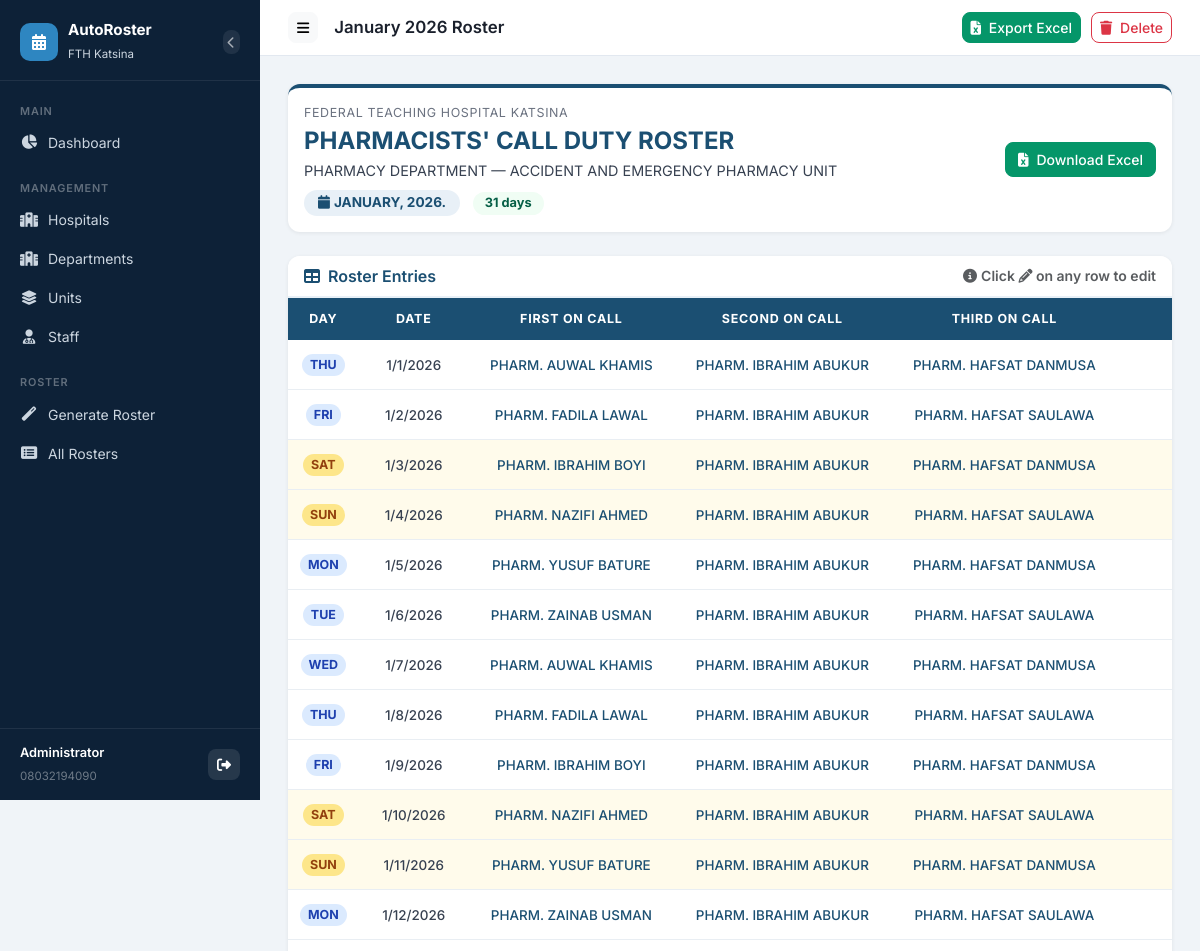
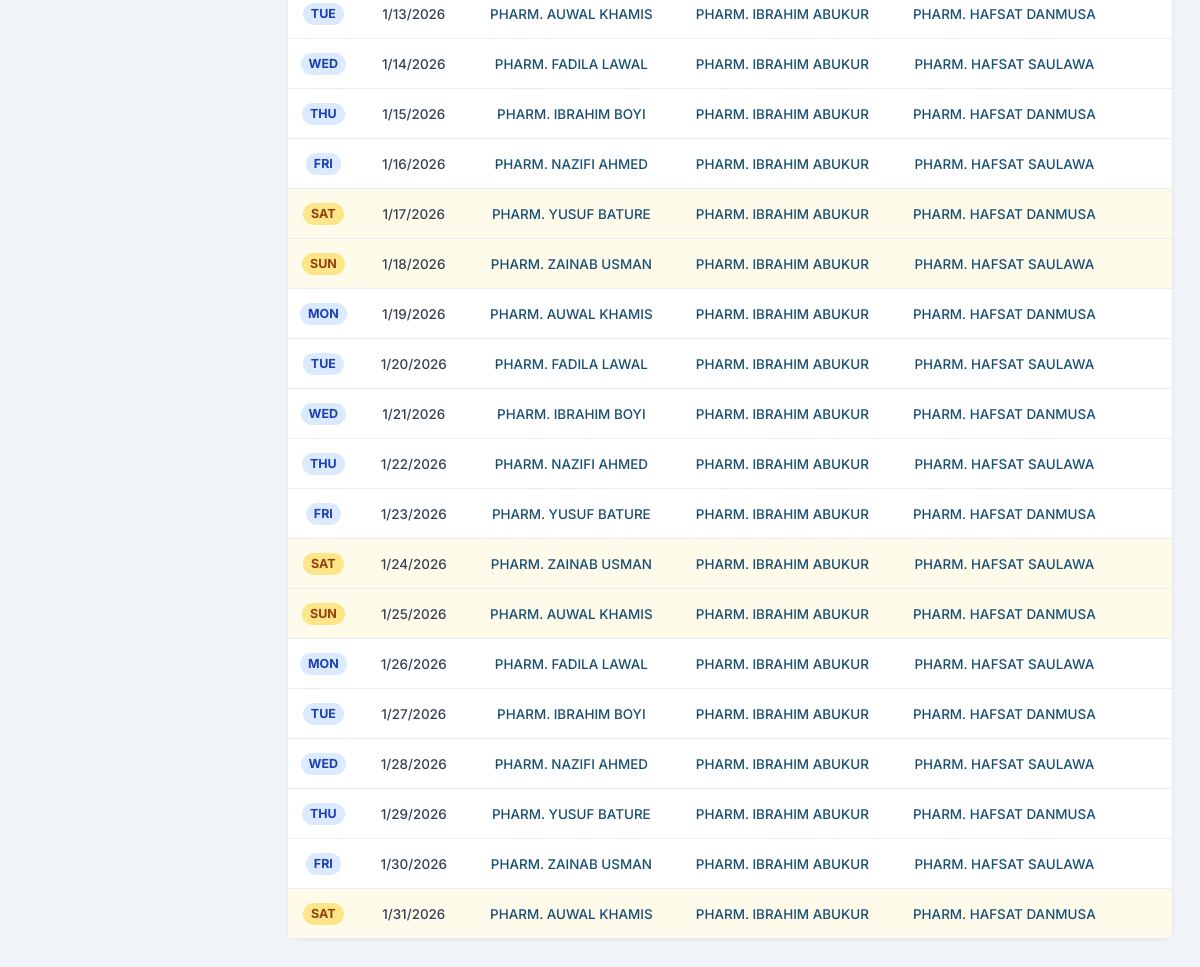
Page /rosters/1/ (signed in) on the committed database (2 pictures, top to bottom).
### accounts/models.py (models this page shows)
class User(AbstractBaseUser, PermissionsMixin):
    phone_number = models.CharField(max_length=20, unique=True)
    full_name = models.CharField(max_length=200, blank=True)
    is_active = models.BooleanField(default=True)
    is_staff = models.BooleanField(default=False)
    date_joined = models.DateTimeField(auto_now_add=True)
    objects = UserManager()
    USERNAME_FIELD = 'phone_number'
    REQUIRED_FIELDS = []
    def __str__(self):
        return self.full_name or self.phone_number

### roster/models.py (models this page shows, shortened)
class Roster(models.Model):
    unit = models.ForeignKey(Unit, on_delete=models.CASCADE, related_name='rosters')
    roster_title = models.CharField(max_length=200, default="PHARMACISTS' CALL DUTY ROSTER")
    month = models.IntegerField(choices=MONTH_CHOICES)
    year = models.IntegerField()
    num_slots = models.IntegerField(default=3, choices=[(1, '1 Slot'), (2, '2 Slots'), (3, '3 Slots')])
    slot1_label = models.CharField(max_length=100, default='FIRST ON CALL')
    slot2_label = models.CharField(max_length=100, default='SECOND ON CALL')
    slot3_label = models.CharField(max_length=100, default='THIRD ON CALL')
    created_at = models.DateTimeField(auto_now_add=True)
    updated_at = models.DateTimeField(auto_now=True)
    def __str__(self):
        return f"{self.roster_title} — {self.get_month_display()} {self.year}"
    @property
    def month_year_display(self):
        return f"{calendar.month_name[self.month].upper()}, {self.year}."
    class Meta:
        ordering = ['-year', '-month']
        unique_together = ['unit', 'month', 'year']

class Unit(models.Model):
    department = models.ForeignKey(Department, on_delete=models.CASCADE, related_name='units')
    unit_name = models.CharField(max_length=200)
    class Meta:
        ordering = ['department__department_name', 'unit_name']

class Department(models.Model):
    hospital = models.ForeignKey(Hospital, on_delete=models.CASCADE, related_name='departments')
    department_name = models.CharField(max_length=200, default='PHARMACY DEPARTMENT')
    class Meta:
        ordering = ['hospital__name', 'department_name']

class Hospital(models.Model):
    name = models.CharField(max_length=200, unique=True)
    address = models.CharField(max_length=300, blank=True)
    class Meta:
        ordering = ['name']

class RosterEntry(models.Model):
    roster = models.ForeignKey(Roster, on_delete=models.CASCADE, related_name='entries')
    date = models.DateField()
    slot1 = models.ForeignKey(Staff, null=True, blank=True, on_delete=models.SET_NULL, related_name='slot1_entries')
    slot2 = models.ForeignKey(Staff, null=True, blank=True, on_delete=models.SET_NULL, related_name='slot2_entries')
    slot3 = models.ForeignKey(Staff, null=True, blank=True, on_delete=models.SET_NULL, related_name='slot3_entries')
    @property
    def day_abbr(self):
        return self.date.strftime('%a').upper()
    @property
    def date_display(self):
        return f"{self.date.month}/{self.date.day}/{self.date.year}"
    class Meta:
        ordering = ['date']
        unique_together = ['roster', 'date']

class Staff(models.Model):
    unit = models.ForeignKey(Unit, on_delete=models.CASCADE, related_name='staff')
    title = models.CharField(max_length=50, default='PHARM.')
    name = models.CharField(max_length=200, help_text='Full name e.g. IBRAHIM ABUKUR')
    is_active = models.BooleanField(default=True)
    @property
    def display_name(self):
        return f"{self.title} {self.name}".upper()
    class Meta:
        ordering = ['name']
        verbose_name_plural = 'Staff'

### roster/views.py (the view)
# urls.py: path('rosters/<int:pk>/', views.roster_detail, name='roster_detail'),
@login_required
def roster_detail(request, pk):
    roster = get_object_or_404(Roster, pk=pk)
    entries = roster.entries.select_related('slot1', 'slot2', 'slot3').order_by('date')
    all_staff = Staff.objects.filter(unit=roster.unit, is_active=True)
    return render(request, 'roster/roster_detail.html', {
        'roster': roster,
        'entries': entries,
        'all_staff': all_staff,
    })

### roster/templates/roster/roster_detail.html (shortened to what this page needs)
{% extends 'roster/base.html' %}
{% block page_title %}{{ roster.get_month_display }} {{ roster.year }} Roster{% endblock %}
{% block topbar_actions %}
  <a href="{% url 'roster_export' roster.pk %}" class="btn btn-success btn-sm">
    <i class="fas fa-file-excel me-1"></i> Export Excel
  </a>
  <a href="{% url 'roster_delete' roster.pk %}" class="btn btn-outline-danger btn-sm">
    <i class="fas fa-trash me-1"></i> Delete
  </a>
{% endblock %}
{% block content %}
<div class="card mb-4" style="border-top: 4px solid #1B4F72;">
  <div class="card-body">
    <div class="row align-items-center">
      <div class="col-md-8">
        <div style="font-size:.78rem;color:#6b7280;text-transform:uppercase;letter-spacing:.05em;margin-bottom:4px;">
          {{ roster.unit.department.hospital.name }}
        </div>
        <h4 style="font-weight:700;color:#1B4F72;margin-bottom:4px;">{{ roster.roster_title }}</h4>
        <div style="font-size:.9rem;color:#374151;">
          {{ roster.unit.department.department_name }} &mdash; {{ roster.unit.unit_name }}
        </div>
        <div class="mt-2">
          <span class="badge" style="background:#e8f0f7;color:#1B4F72;font-size:.85rem;padding:6px 14px;border-radius:20px;">
            <i class="fas fa-calendar me-1"></i>{{ roster.month_year_display }}
          </span>
          <span class="badge ms-2" style="background:#f0fdf4;color:#065f46;font-size:.8rem;padding:5px 12px;border-radius:20px;">
            {{ entries.count }} days
          </span>
        </div>
      </div>
      <div class="col-md-4 text-md-end mt-3 mt-md-0">
        <a href="{% url 'roster_export' roster.pk %}" class="btn btn-success">
          <i class="fas fa-file-excel me-2"></i>Download Excel
        </a>
      </div>
    </div>
  </div>
</div>
<div class="card">
  <div class="card-header d-flex align-items-center justify-content-between" style="background:#fff;border-bottom:2px solid #e8f0f7;">
    <span style="font-weight:600;color:#1B4F72;"><i class="fas fa-table me-2"></i>Roster Entries</span>
    <small class="text-muted"><i class="fas fa-info-circle me-1"></i>Click <i class="fas fa-pencil-alt"></i> on any row to edit</small>
  </div>
  <div class="card-body p-0">
    <div class="table-responsive">
      <table class="roster-view-table">
        <thead>
          <tr>
            <th style="width:60px;">Day</th>
            <th style="width:110px;">Date</th>
            <th>{{ roster.slot1_label }}</th>
            {% if roster.num_slots >= 2 %}<th>{{ roster.slot2_label }}</th>{% endif %}
            {% if roster.num_slots >= 3 %}<th>{{ roster.slot3_label }}</th>{% endif %}
            <th style="width:50px;"></th>
          </tr>
        </thead>
        <tbody>
          {% for entry in entries %}
          {% with is_weekend=entry.date.weekday|add:0 %}
          <tr class="{% if entry.date.weekday >= 5 %}weekend{% endif %}" id="row-{{ entry.pk }}">
            <td>
              <span class="day-badge {% if entry.date.weekday >= 5 %}day-weekend{% else %}day-weekday{% endif %}">
                {{ entry.day_abbr }}
              </span>
            </td>
            <td style="font-weight:500;color:#374151;">{{ entry.date_display }}</td>
            <td class="staff-cell" id="s1-{{ entry.pk }}">
              {% if entry.slot1 %}{{ entry.slot1.display_name }}{% else %}<span class="empty-cell">—</span>{% endif %}
            </td>
            {% if roster.num_slots >= 2 %}
            <td class="staff-cell" id="s2-{{ entry.pk }}">
              {% if entry.slot2 %}{{ entry.slot2.display_name }}{% else %}<span class="empty-cell">—</span>{% endif %}
            </td>
            {% endif %}
            {% if roster.num_slots >= 3 %}
            <td class="staff-cell" id="s3-{{ entry.pk }}">
              {% if entry.slot3 %}{{ entry.slot3.display_name }}{% else %}<span class="empty-cell">—</span>{% endif %}
            </td>
            {% endif %}
            <td>
            </td>
          </tr>
          {% endwith %}
          {% endfor %}
        </tbody>
      </table>
    </div>
  </div>
</div>
{% endblock %}

### roster/templates/roster/base.html (shortened to what this page needs)
<!DOCTYPE html>
<html lang="en">
<head>
  <link href="https://cdn.jsdelivr.net/npm/bootstrap@5.3.3/dist/css/bootstrap.min.css" rel="stylesheet">
  <link href="https://cdnjs.cloudflare.com/ajax/libs/font-awesome/6.5.0/css/all.min.css" rel="stylesheet">
</head>
<body>
<nav id="sidebar">
  <div class="sidebar-brand d-flex align-items-center justify-content-between">
    <div class="d-flex align-items-center">
      <div class="sidebar-logo">
        <i class="fas fa-calendar-alt text-white"></i>
      </div>
      <div>
        <h5>AutoRoster</h5>
        <small>FTH Katsina</small>
      </div>
    </div>
    <button id="sidebarClose" class="btn btn-sm p-1 ms-2" style="background:rgba(255,255,255,0.08);color:rgba(255,255,255,0.6);line-height:1;" title="Collapse sidebar">
      <i class="fas fa-chevron-left" style="font-size:0.75rem;"></i>
    </button>
  </div>
  <div class="sidebar-nav">
    <div class="nav-section-label">Main</div>
    <a href="{% url 'dashboard' %}" class="nav-link {% if request.resolver_match.url_name == 'dashboard' %}active{% endif %}">
      <i class="fas fa-chart-pie"></i> Dashboard
    </a>
    <div class="nav-section-label mt-2">Management</div>
    <a href="{% url 'hospital_list' %}" class="nav-link {% if 'hospital' in request.resolver_match.url_name %}active{% endif %}">
      <i class="fas fa-hospital-alt"></i> Hospitals
    </a>
    <a href="{% url 'department_list' %}" class="nav-link {% if 'department' in request.resolver_match.url_name %}active{% endif %}">
      <i class="fas fa-hospital"></i> Departments
    </a>
    <a href="{% url 'unit_list' %}" class="nav-link {% if 'unit' in request.resolver_match.url_name %}active{% endif %}">
      <i class="fas fa-layer-group"></i> Units
    </a>
    <a href="{% url 'staff_list' %}" class="nav-link {% if 'staff' in request.resolver_match.url_name and 'api' not in request.resolver_match.url_name %}active{% endif %}">
      <i class="fas fa-user-md"></i> Staff
    </a>
    <div class="nav-section-label mt-2">Roster</div>
    <a href="{% url 'roster_generate' %}" class="nav-link {% if request.resolver_match.url_name == 'roster_generate' %}active{% endif %}">
      <i class="fas fa-magic"></i> Generate Roster
    </a>
    <a href="{% url 'roster_list' %}" class="nav-link {% if request.resolver_match.url_name == 'roster_list' %}active{% endif %}">
      <i class="fas fa-list-alt"></i> All Rosters
    </a>
  </div>
  <div class="sidebar-footer">
    <div class="d-flex align-items-center justify-content-between">
      <div>
        <div style="color:#fff;font-size:.8rem;font-weight:600;">{{ request.user }}</div>
        <small style="color:rgba(255,255,255,0.4);">{{ request.user.phone_number }}</small>
      </div>
      <a href="{% url 'logout' %}" class="btn btn-sm" style="background:rgba(255,255,255,0.1);color:#fff;" title="Logout">
        <i class="fas fa-sign-out-alt"></i>
      </a>
    </div>
  </div>
</nav>
<div id="main-content">
  <div class="topbar">
    <div class="d-flex align-items-center gap-3">
      <button class="btn btn-sm btn-light" id="sidebarToggle" title="Toggle sidebar">
        <i class="fas fa-bars"></i>
      </button>
      <span class="topbar-title">{% block page_title %}Dashboard{% endblock %}</span>
    </div>
    <div class="topbar-actions">
      {% block topbar_actions %}{% endblock %}
    </div>
  </div>
  <div class="page-content">
    {% block content %}{% endblock %}
  </div>
</div>
</body>
</html>

### roster/templates/roster/base.html (style rules this page uses)
:root { --sidebar-width: 260px; --primary: #1B4F72; --primary-dark: #154360; --accent: #2E86C1; --sidebar-bg: #0d2137; --sidebar-text: #ccd6e0; --sidebar-hover: rgba(46,134,193,0.18); --sidebar-active: rgba(46,134,193,0.32); }
* { font-family: 'Inter', sans-serif; }
body { background: #f0f4f8; min-height: 100vh; }
#sidebar { width: var(--sidebar-width); min-height: 100vh; background: var(--sidebar-bg); position: fixed; top: 0; left: 0; z-index: 1000; display: flex; flex-direction: column; transition: transform 0.3s ease; }
.sidebar-brand { padding: 20px 20px 16px; border-bottom: 1px solid rgba(255,255,255,0.08); }
.sidebar-brand h5 { color: #fff; font-weight: 700; font-size: 0.95rem; margin: 0; line-height: 1.3; }
.sidebar-brand small { color: var(--sidebar-text); font-size: 0.72rem; }
.sidebar-logo { width: 38px; height: 38px; background: var(--accent); border-radius: 10px; display: flex; align-items: center; justify-content: center; margin-right: 10px; flex-shrink: 0; }
.sidebar-nav { padding: 12px 0; flex: 1; overflow-y: auto; }
.nav-section-label { color: rgba(255,255,255,0.35); font-size: 0.68rem; font-weight: 600; text-transform: uppercase; letter-spacing: 0.08em; padding: 10px 20px 4px; }
.sidebar-nav .nav-link { color: var(--sidebar-text); padding: 9px 20px; border-radius: 0; font-size: 0.875rem; display: flex; align-items: center; gap: 10px; transition: all 0.18s; }
.sidebar-nav .nav-link i { width: 18px; text-align: center; font-size: 0.9rem; }
.sidebar-footer { padding: 14px 20px; border-top: 1px solid rgba(255,255,255,0.08); }
.sidebar-footer small { color: rgba(255,255,255,0.3); font-size: 0.72rem; }
#main-content { margin-left: var(--sidebar-width); min-height: 100vh; display: flex; flex-direction: column; }
.topbar { background: #fff; border-bottom: 1px solid #e2e8f0; padding: 12px 28px; display: flex; align-items: center; justify-content: space-between; position: sticky; top: 0; z-index: 500; }
.topbar-title { font-weight: 600; color: #1a202c; font-size: 1.05rem; }
.topbar-actions { display: flex; align-items: center; gap: 10px; }
.page-content { padding: 28px; flex: 1; }
.card { border: none; border-radius: 12px; box-shadow: 0 1px 4px rgba(0,0,0,0.07); }
.card-header { border-radius: 12px 12px 0 0 !important; font-weight: 600; }
.btn { border-radius: 8px; font-size: 0.875rem; font-weight: 500; }
.btn-success { background: #059669; border-color: #059669; }
#sidebar { transition: transform 0.3s ease; }
#main-content { transition: margin-left 0.3s ease; }

### roster/templates/roster/roster_detail.html (style rules this page uses)
.roster-view-table { width: 100%; border-collapse: collapse; }
.roster-view-table th { background: #1B4F72; color: #fff; font-size: .78rem; font-weight: 700; text-transform: uppercase; letter-spacing: .06em; padding: 12px 14px; text-align: center; }
.roster-view-table td { padding: 9px 12px; text-align: center; font-size: .84rem; border-bottom: 1px solid #e9eef3; vertical-align: middle; }
.roster-view-table .weekend td { background: #fffbeb; }
.day-badge { display: inline-block; padding: 2px 8px; border-radius: 12px; font-weight: 700; font-size: .78rem; }
.day-weekday { background: #dbeafe; color: #1e40af; }
.day-weekend { background: #fde68a; color: #92400e; }
.staff-cell { font-weight: 500; color: #1B4F72; }

### rows in the picture
User: user "Administrator", user.phone_number "08032194090"
Roster: month "January", year "2026", unit.department.hospital.name "FEDERAL TEACHING HOSPITAL KATSINA", roster_title "PHARMACISTS' CALL DUTY ROSTER", unit.department.department_name "PHARMACY DEPARTMENT", unit.unit_name "ACCIDENT AND EMERGENCY PHARMACY UNIT", month_year_display "JANUARY, 2026.", slot1_label "FIRST ON CALL", slot2_label "SECOND ON CALL", slot3_label "THIRD ON CALL"
RosterEntry: day_abbr "THU", date_display "1/1/2026", slot1.display_name "PHARM. AUWAL KHAMIS", slot2.display_name "PHARM. IBRAHIM ABUKUR", slot3.display_name "PHARM. HAFSAT DANMUSA"
RosterEntry: day_abbr "FRI", date_display "1/2/2026", slot1.display_name "PHARM. FADILA LAWAL", slot2.display_name "PHARM. IBRAHIM ABUKUR", slot3.display_name "PHARM. HAFSAT SAULAWA"
RosterEntry: day_abbr "SAT", date_display "1/3/2026", slot1.display_name "PHARM. IBRAHIM BOYI", slot2.display_name "PHARM. IBRAHIM ABUKUR", slot3.display_name "PHARM. HAFSAT DANMUSA"
RosterEntry: day_abbr "SUN", date_display "1/4/2026", slot1.display_name "PHARM. NAZIFI AHMED", slot2.display_name "PHARM. IBRAHIM ABUKUR", slot3.display_name "PHARM. HAFSAT SAULAWA"
RosterEntry: day_abbr "MON", date_display "1/5/2026", slot1.display_name "PHARM. YUSUF BATURE", slot2.display_name "PHARM. IBRAHIM ABUKUR", slot3.display_name "PHARM. HAFSAT DANMUSA"
RosterEntry: day_abbr "TUE", date_display "1/6/2026", slot1.display_name "PHARM. ZAINAB USMAN", slot2.display_name "PHARM. IBRAHIM ABUKUR", slot3.display_name "PHARM. HAFSAT SAULAWA"
RosterEntry: day_abbr "WED", date_display "1/7/2026", slot1.display_name "PHARM. AUWAL KHAMIS", slot2.display_name "PHARM. IBRAHIM ABUKUR", slot3.display_name "PHARM. HAFSAT DANMUSA"
RosterEntry: day_abbr "THU", date_display "1/8/2026", slot1.display_name "PHARM. FADILA LAWAL", slot2.display_name "PHARM. IBRAHIM ABUKUR", slot3.display_name "PHARM. HAFSAT SAULAWA"
RosterEntry: day_abbr "FRI", date_display "1/9/2026", slot1.display_name "PHARM. IBRAHIM BOYI", slot2.display_name "PHARM. IBRAHIM ABUKUR", slot3.display_name "PHARM. HAFSAT DANMUSA"
RosterEntry: day_abbr "SAT", date_display "1/10/2026", slot1.display_name "PHARM. NAZIFI AHMED", slot2.display_name "PHARM. IBRAHIM ABUKUR", slot3.display_name "PHARM. HAFSAT SAULAWA"
RosterEntry: day_abbr "SUN", date_display "1/11/2026", slot1.display_name "PHARM. YUSUF BATURE", slot2.display_name "PHARM. IBRAHIM ABUKUR", slot3.display_name "PHARM. HAFSAT DANMUSA"
RosterEntry: day_abbr "MON", date_display "1/12/2026", slot1.display_name "PHARM. ZAINAB USMAN", slot2.display_name "PHARM. IBRAHIM ABUKUR", slot3.display_name "PHARM. HAFSAT SAULAWA"
RosterEntry: day_abbr "TUE", date_display "1/13/2026", slot1.display_name "PHARM. AUWAL KHAMIS", slot2.display_name "PHARM. IBRAHIM ABUKUR", slot3.display_name "PHARM. HAFSAT DANMUSA"
RosterEntry: day_abbr "WED", date_display "1/14/2026", slot1.display_name "PHARM. FADILA LAWAL", slot2.display_name "PHARM. IBRAHIM ABUKUR", slot3.display_name "PHARM. HAFSAT SAULAWA"
RosterEntry: day_abbr "THU", date_display "1/15/2026", slot1.display_name "PHARM. IBRAHIM BOYI", slot2.display_name "PHARM. IBRAHIM ABUKUR", slot3.display_name "PHARM. HAFSAT DANMUSA"
RosterEntry: day_abbr "FRI", date_display "1/16/2026", slot1.display_name "PHARM. NAZIFI AHMED", slot2.display_name "PHARM. IBRAHIM ABUKUR", slot3.display_name "PHARM. HAFSAT SAULAWA"
RosterEntry: day_abbr "SAT", date_display "1/17/2026", slot1.display_name "PHARM. YUSUF BATURE", slot2.display_name "PHARM. IBRAHIM ABUKUR", slot3.display_name "PHARM. HAFSAT DANMUSA"
RosterEntry: day_abbr "SUN", date_display "1/18/2026", slot1.display_name "PHARM. ZAINAB USMAN", slot2.display_name "PHARM. IBRAHIM ABUKUR", slot3.display_name "PHARM. HAFSAT SAULAWA"
RosterEntry: day_abbr "MON", date_display "1/19/2026", slot1.display_name "PHARM. AUWAL KHAMIS", slot2.display_name "PHARM. IBRAHIM ABUKUR", slot3.display_name "PHARM. HAFSAT DANMUSA"
RosterEntry: day_abbr "TUE", date_display "1/20/2026", slot1.display_name "PHARM. FADILA LAWAL", slot2.display_name "PHARM. IBRAHIM ABUKUR", slot3.display_name "PHARM. HAFSAT SAULAWA"
RosterEntry: day_abbr "WED", date_display "1/21/2026", slot1.display_name "PHARM. IBRAHIM BOYI", slot2.display_name "PHARM. IBRAHIM ABUKUR", slot3.display_name "PHARM. HAFSAT DANMUSA"
RosterEntry: day_abbr "THU", date_display "1/22/2026", slot1.display_name "PHARM. NAZIFI AHMED", slot2.display_name "PHARM. IBRAHIM ABUKUR", slot3.display_name "PHARM. HAFSAT SAULAWA"
RosterEntry: day_abbr "FRI", date_display "1/23/2026", slot1.display_name "PHARM. YUSUF BATURE", slot2.display_name "PHARM. IBRAHIM ABUKUR", slot3.display_name "PHARM. HAFSAT DANMUSA"
RosterEntry: day_abbr "SAT", date_display "1/24/2026", slot1.display_name "PHARM. ZAINAB USMAN", slot2.display_name "PHARM. IBRAHIM ABUKUR", slot3.display_name "PHARM. HAFSAT SAULAWA"
RosterEntry: day_abbr "SUN", date_display "1/25/2026", slot1.display_name "PHARM. AUWAL KHAMIS", slot2.display_name "PHARM. IBRAHIM ABUKUR", slot3.display_name "PHARM. HAFSAT DANMUSA"
RosterEntry: day_abbr "MON", date_display "1/26/2026", slot1.display_name "PHARM. FADILA LAWAL", slot2.display_name "PHARM. IBRAHIM ABUKUR", slot3.display_name "PHARM. HAFSAT SAULAWA"
RosterEntry: day_abbr "TUE", date_display "1/27/2026", slot1.display_name "PHARM. IBRAHIM BOYI", slot2.display_name "PHARM. IBRAHIM ABUKUR", slot3.display_name "PHARM. HAFSAT DANMUSA"
RosterEntry: day_abbr "WED", date_display "1/28/2026", slot1.display_name "PHARM. NAZIFI AHMED", slot2.display_name "PHARM. IBRAHIM ABUKUR", slot3.display_name "PHARM. HAFSAT SAULAWA"
RosterEntry: day_abbr "THU", date_display "1/29/2026", slot1.display_name "PHARM. YUSUF BATURE", slot2.display_name "PHARM. IBRAHIM ABUKUR", slot3.display_name "PHARM. HAFSAT DANMUSA"
RosterEntry: day_abbr "FRI", date_display "1/30/2026", slot1.display_name "PHARM. ZAINAB USMAN", slot2.display_name "PHARM. IBRAHIM ABUKUR", slot3.display_name "PHARM. HAFSAT SAULAWA"
RosterEntry: day_abbr "SAT", date_display "1/31/2026", slot1.display_name "PHARM. AUWAL KHAMIS", slot2.display_name "PHARM. IBRAHIM ABUKUR", slot3.display_name "PHARM. HAFSAT DANMUSA"

### other values in the picture
{{ entries.count }} "31"
